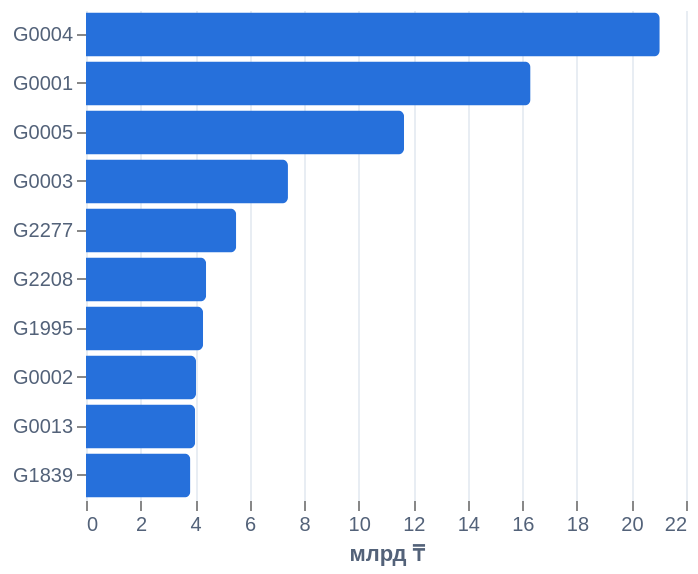

Here is the Vega-Lite specification saved for this chart:
### Vega-Lite specification from a JSON file in a GitHub repository (floating-point values rounded to 4 significant figures)
{"$schema": "https://vega.github.io/schema/vega-lite/v5.json", "background": "transparent", "config": {"font": "Arial", "view": {"stroke": null}, "axis": {"gridColor": "#e8edf3", "domain": false, "labelColor": "#536279", "titleColor": "#536279"}, "title": {"anchor": "start", "color": "#12233d"}, "legend": {"orient": "bottom"}}, "width": "container", "height": 245, "data": {"values": [{"report_date": "2026-09-01", "group_id": "G0004", "outstanding_kzt": 21640000000.0, "exposure_rank": 1}, {"report_date": "2026-09-01", "group_id": "G0001", "outstanding_kzt": 16720000000.0, "exposure_rank": 2}, {"report_date": "2026-09-01", "group_id": "G0005", "outstanding_kzt": 12120000000.0, "exposure_rank": 3}, {"report_date": "2026-09-01", "group_id": "G0003", "outstanding_kzt": 7782000000.0, "exposure_rank": 4}, {"report_date": "2026-09-01", "group_id": "G2277", "outstanding_kzt": 5744000000.0, "exposure_rank": 5}, {"report_date": "2026-09-01", "group_id": "G2208", "outstanding_kzt": 4546000000.0, "exposure_rank": 6}, {"report_date": "2026-09-01", "group_id": "G1995", "outstanding_kzt": 4499000000.0, "exposure_rank": 7}, {"report_date": "2026-09-01", "group_id": "G0002", "outstanding_kzt": 4186000000.0, "exposure_rank": 8}, {"report_date": "2026-09-01", "group_id": "G1839", "outstanding_kzt": 3939000000.0, "exposure_rank": 9}, {"report_date": "2026-09-01", "group_id": "G2002", "outstanding_kzt": 3717000000.0, "exposure_rank": 10}, {"report_date": "2026-10-01", "group_id": "G0004", "outstanding_kzt": 21040000000.0, "exposure_rank": 1}, {"report_date": "2026-10-01", "group_id": "G0001", "outstanding_kzt": 16300000000.0, "exposure_rank": 2}, {"report_date": "2026-10-01", "group_id": "G0005", "outstanding_kzt": 11660000000.0, "exposure_rank": 3}, {"report_date": "2026-10-01", "group_id": "G0003", "outstanding_kzt": 7405000000.0, "exposure_rank": 4}, {"report_date": "2026-10-01", "group_id": "G2277", "outstanding_kzt": 5508000000.0, "exposure_rank": 5}, {"report_date": "2026-10-01", "group_id": "G2208", "outstanding_kzt": 4405000000.0, "exposure_rank": 6}, {"report_date": "2026-10-01", "group_id": "G1995", "outstanding_kzt": 4293000000.0, "exposure_rank": 7}, {"report_date": "2026-10-01", "group_id": "G0002", "outstanding_kzt": 4035000000.0, "exposure_rank": 8}, {"report_date": "2026-10-01", "group_id": "G0013", "outstanding_kzt": 4003000000.0, "exposure_rank": 9}, {"report_date": "2026-10-01", "group_id": "G1839", "outstanding_kzt": 3827000000.0, "exposure_rank": 10}]}, "params": [{"name": "group_date", "value": "2026-10-01", "bind": {"input": "select", "options": ["2026-09-01", "2026-10-01"], "name": "Дата: "}}], "transform": [{"filter": "datum.report_date === group_date"}, {"calculate": "datum.outstanding_kzt / 1e9", "as": "billions"}], "mark": {"type": "bar", "color": "#2670db", "cornerRadiusEnd": 3}, "encoding": {"y": {"field": "group_id", "type": "nominal", "sort": "-x", "title": null}, "x": {"field": "billions", "type": "quantitative", "title": "млрд ₸"}, "tooltip": [{"field": "group_id", "title": "Группа"}, {"field": "outstanding_kzt", "title": "Остаток, ₸", "format": ",.2f"}]}}
